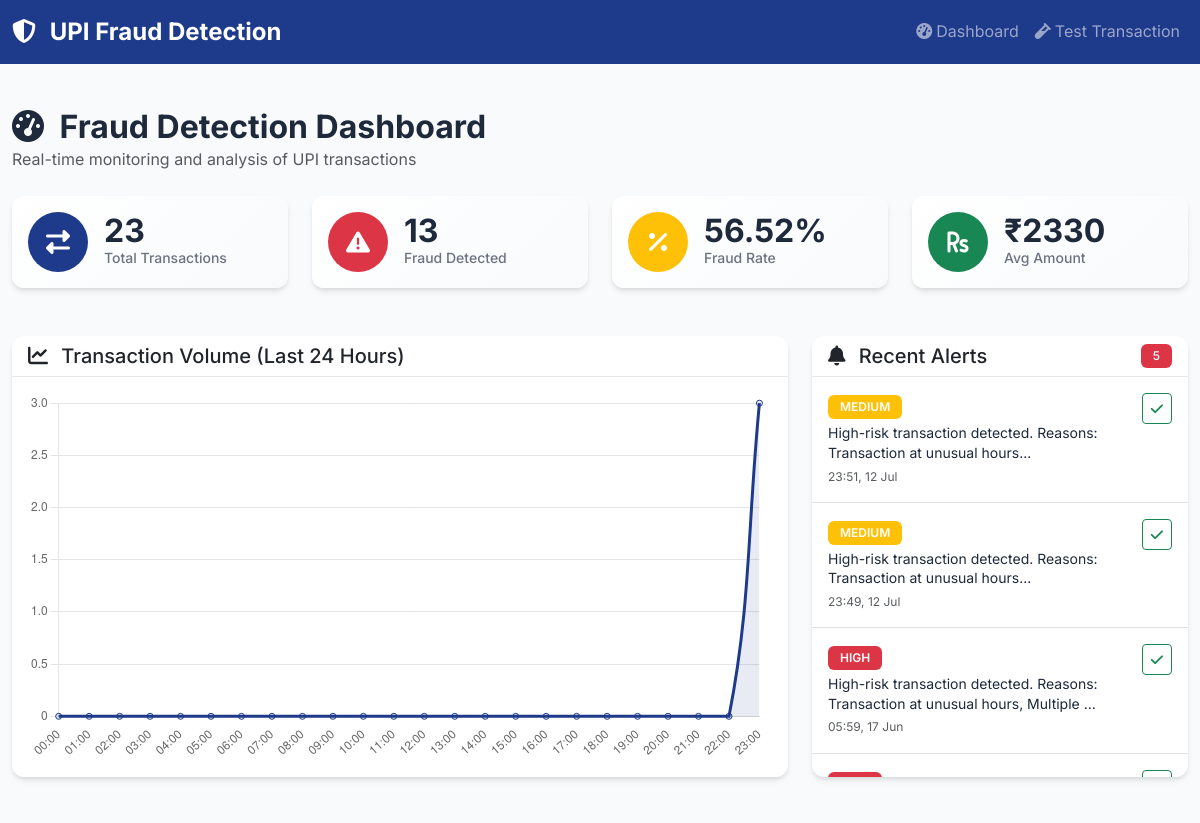
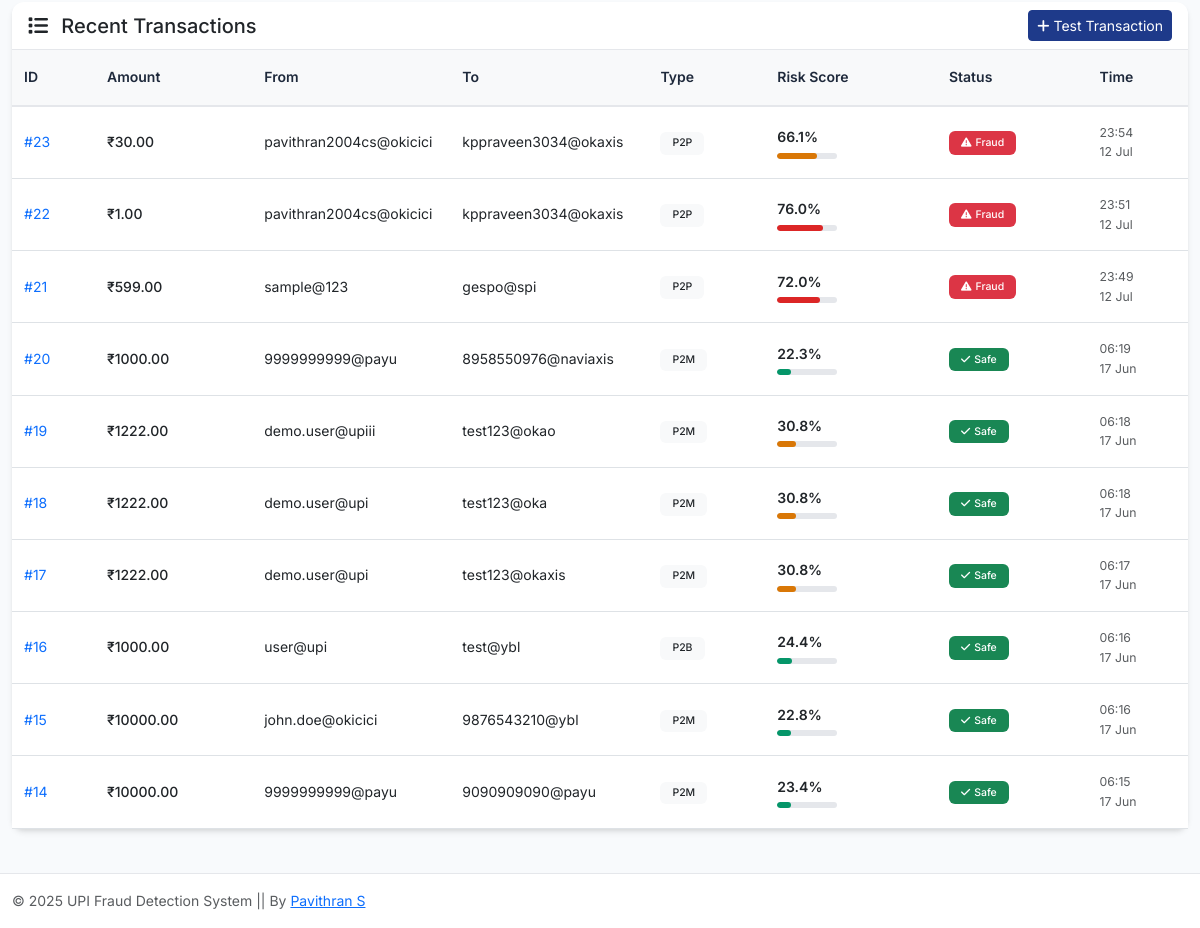
The page / on the database its author committed (2 pictures, top to bottom).
### models.py (models this page shows, shortened)
class FraudAlert(db.Model):
    id = db.Column(db.Integer, primary_key=True)
    transaction_id = db.Column(db.Integer, db.ForeignKey('transaction.id'), nullable=False)
    alert_type = db.Column(db.String(50), nullable=False)
    severity = db.Column(db.String(20), nullable=False)  # HIGH, MEDIUM, LOW
    message = db.Column(db.Text, nullable=False)
    timestamp = db.Column(db.DateTime, default=datetime.utcnow)
    is_resolved = db.Column(db.Boolean, default=False)
    transaction = db.relationship('Transaction', backref=db.backref('alerts', lazy=True))

class Transaction(db.Model):
    id = db.Column(db.Integer, primary_key=True)
    amount = db.Column(db.Float, nullable=False)
    sender_id = db.Column(db.String(50), nullable=False)
    receiver_id = db.Column(db.String(50), nullable=False)
    transaction_type = db.Column(db.String(20), nullable=False)
    timestamp = db.Column(db.DateTime, default=datetime.utcnow)
    is_fraud = db.Column(db.Boolean, default=False)
    risk_score = db.Column(db.Float, default=0.0)
    location = db.Column(db.String(100))
    device_id = db.Column(db.String(100))
    merchant_category = db.Column(db.String(50))

### routes.py (the view)
@app.route('/')
def dashboard():
    recent_transactions = Transaction.query.order_by(desc(Transaction.timestamp)).limit(10).all()
    total_transactions = Transaction.query.count()
    fraud_transactions = Transaction.query.filter_by(is_fraud=True).count()
    fraud_rate = (fraud_transactions / max(total_transactions, 1)) * 100
    recent_alerts = FraudAlert.query.filter_by(is_resolved=False).order_by(desc(FraudAlert.timestamp)).limit(5).all()
    high_risk_transactions = Transaction.query.filter(Transaction.risk_score > 0.8).count()
    avg_amount_result = db.session.query(func.avg(Transaction.amount)).first()
    avg_transaction_amount = avg_amount_result[0] if avg_amount_result[0] else 0
    last_24h = datetime.utcnow() - timedelta(hours=24)
    hourly_transactions = db.session.query(
        func.strftime('%H', Transaction.timestamp).label('hour'),
        func.count(Transaction.id).label('count')
    ).filter(Transaction.timestamp >= last_24h).group_by(
        func.strftime('%H', Transaction.timestamp)
    ).all()
    hours = [f"{i:02d}:00" for i in range(24)]
    transaction_counts = [0] * 24
    for hour_data in hourly_transactions:
        hour_index = int(hour_data.hour)
        transaction_counts[hour_index] = hour_data.count
    stats = {
        'total_transactions': total_transactions,
        'fraud_transactions': fraud_transactions,
        'fraud_rate': round(fraud_rate, 2),
        'high_risk_transactions': high_risk_transactions,
        'avg_transaction_amount': round(avg_transaction_amount, 2)
    }
    chart_data = {
        'hours': hours,
        'transaction_counts': transaction_counts
    }
    return render_template('dashboard.html',
                         stats=stats,
                         recent_transactions=recent_transactions,
                         recent_alerts=recent_alerts,
                         chart_data=chart_data)

### templates/dashboard.html (shortened to what this page needs)
{% extends "base.html" %}
{% block content %}
<div class="dashboard-header mb-4">
    <h1 class="h2 mb-0">
        <i class="fas fa-tachometer-alt me-2"></i>
        Fraud Detection Dashboard
    </h1>
    <p class="text-muted">Real-time monitoring and analysis of UPI transactions</p>
</div>
<div class="row mb-4">
    <div class="col-xl-3 col-md-6 mb-4">
        <div class="card stat-card border-0 h-100">
            <div class="card-body">
                <div class="d-flex align-items-center">
                    <div class="stat-icon bg-primary">
                        <i class="fas fa-exchange-alt"></i>
                    </div>
                    <div class="ms-3">
                        <div class="stat-value">{{ stats.total_transactions }}</div>
                        <div class="stat-label">Total Transactions</div>
                    </div>
                </div>
            </div>
        </div>
    </div>
    <div class="col-xl-3 col-md-6 mb-4">
        <div class="card stat-card border-0 h-100">
            <div class="card-body">
                <div class="d-flex align-items-center">
                    <div class="stat-icon bg-danger">
                        <i class="fas fa-exclamation-triangle"></i>
                    </div>
                    <div class="ms-3">
                        <div class="stat-value">{{ stats.fraud_transactions }}</div>
                        <div class="stat-label">Fraud Detected</div>
                    </div>
                </div>
            </div>
        </div>
    </div>
    <div class="col-xl-3 col-md-6 mb-4">
        <div class="card stat-card border-0 h-100">
            <div class="card-body">
                <div class="d-flex align-items-center">
                    <div class="stat-icon bg-warning">
                        <i class="fas fa-percentage"></i>
                    </div>
                    <div class="ms-3">
                        <div class="stat-value">{{ stats.fraud_rate }}%</div>
                        <div class="stat-label">Fraud Rate</div>
                    </div>
                </div>
            </div>
        </div>
    </div>
    <div class="col-xl-3 col-md-6 mb-4">
        <div class="card stat-card border-0 h-100">
            <div class="card-body">
                <div class="d-flex align-items-center">
                    <div class="stat-icon bg-success">
                        <i class="fas fa-rupee-sign"></i>
                    </div>
                    <div class="ms-3">
                        <div class="stat-value">₹{{ "%.0f"|format(stats.avg_transaction_amount) }}</div>
                        <div class="stat-label">Avg Amount</div>
                    </div>
                </div>
            </div>
        </div>
    </div>
</div>
<div class="row mb-4">
    <div class="col-xl-8 col-lg-7 mb-4">
        <div class="card border-0 h-100">
            <div class="card-header bg-transparent">
                <h5 class="card-title mb-0">
                    <i class="fas fa-chart-line me-2"></i>
                    Transaction Volume (Last 24 Hours)
                </h5>
            </div>
            <div class="card-body">
                <canvas id="transactionChart" height="100"></canvas>
            </div>
        </div>
    </div>
    <div class="col-xl-4 col-lg-5 mb-4">
        <div class="card border-0 h-100">
            <div class="card-header bg-transparent d-flex justify-content-between align-items-center">
                <h5 class="card-title mb-0">
                    <i class="fas fa-bell me-2"></i>
                    Recent Alerts
                </h5>
                <span class="badge bg-danger">{{ recent_alerts|length }}</span>
            </div>
            <div class="card-body p-0">
                {% if recent_alerts %}
                    <div class="alert-list">
                        {% for alert in recent_alerts %}
                        <div class="alert-item p-3 border-bottom">
                            <div class="d-flex justify-content-between align-items-start">
                                <div class="flex-grow-1">
                                    <div class="alert-severity mb-1">
                                        <span class="badge bg-{{ 'danger' if alert.severity == 'HIGH' else 'warning' if alert.severity == 'MEDIUM' else 'info' }}">
                                            {{ alert.severity }}
                                        </span>
                                    </div>
                                    <div class="alert-message small">{{ alert.message[:80] }}...</div>
                                    <div class="alert-time text-muted small">
                                        {{ alert.timestamp.strftime('%H:%M, %d %b') }}
                                    </div>
                                </div>
                                <div class="alert-actions">
                                    <form method="POST" action="{{ url_for('resolve_alert', alert_id=alert.id) }}" style="display: inline;">
                                        <button type="submit" class="btn btn-sm btn-outline-success" title="Mark as resolved">
                                            <i class="fas fa-check"></i>
                                        </button>
                                    </form>
                                </div>
                            </div>
                        </div>
                        {% endfor %}
                    </div>
                {% else %}
                    <div class="text-center py-4">
                        <i class="fas fa-shield-alt text-success fa-3x mb-3"></i>
                        <p class="text-muted">No active alerts</p>
                    </div>
                {% endif %}
            </div>
        </div>
    </div>
</div>
<div class="row">
    <div class="col-12">
        <div class="card border-0">
            <div class="card-header bg-transparent d-flex justify-content-between align-items-center">
                <h5 class="card-title mb-0">
                    <i class="fas fa-list me-2"></i>
                    Recent Transactions
                </h5>
                <a href="{{ url_for('test_transaction') }}" class="btn btn-primary btn-sm">
                    <i class="fas fa-plus me-1"></i>Test Transaction
                </a>
            </div>
            <div class="card-body p-0">
                {% if recent_transactions %}
                    <div class="table-responsive">
                        <table class="table table-hover mb-0">
                            <thead class="table-light">
                                <tr>
                                    <th>ID</th>
                                    <th>Amount</th>
                                    <th>From</th>
                                    <th>To</th>
                                    <th>Type</th>
                                    <th>Risk Score</th>
                                    <th>Status</th>
                                    <th>Time</th>
                                </tr>
                            </thead>
                            <tbody>
                                {% for transaction in recent_transactions %}
                                <tr>
                                    <td>
                                        <a href="{{ url_for('transaction_result', transaction_id=transaction.id) }}" class="text-decoration-none">
                                            #{{ transaction.id }}
                                        </a>
                                    </td>
                                    <td class="fw-medium">₹{{ "%.2f"|format(transaction.amount) }}</td>
                                    <td class="text-truncate" style="max-width: 120px;">{{ transaction.sender_id }}</td>
                                    <td class="text-truncate" style="max-width: 120px;">{{ transaction.receiver_id }}</td>
                                    <td>
                                        <span class="badge bg-light text-dark">{{ transaction.transaction_type }}</span>
                                    </td>
                                    <td>
                                        <div class="risk-score">
                                            <span class="risk-value">{{ "%.1f"|format(transaction.risk_score * 100) }}%</span>
                                            <div class="risk-bar">
                                                <div class="risk-fill"
                                                     style="width: {{ transaction.risk_score * 100 }}%;
                                                            background-color: {% if transaction.risk_score > 0.7 %}#DC2626{% elif transaction.risk_score > 0.3 %}#D97706{% else %}#059669{% endif %};">
                                                </div>
                                            </div>
                                        </div>
                                    </td>
                                    <td>
                                        {% if transaction.is_fraud %}
                                            <span class="badge bg-danger">
                                                <i class="fas fa-exclamation-triangle me-1"></i>Fraud
                                            </span>
                                        {% else %}
                                            <span class="badge bg-success">
                                                <i class="fas fa-check me-1"></i>Safe
                                            </span>
                                        {% endif %}
                                    </td>
                                    <td class="text-muted small">
                                        {{ transaction.timestamp.strftime('%H:%M') }}<br>
                                        {{ transaction.timestamp.strftime('%d %b') }}
                                    </td>
                                </tr>
                                {% endfor %}
                            </tbody>
                        </table>
                    </div>
                {% endif %}
            </div>
        </div>
    </div>
</div>
<script>
// Chart data from Flask
const chartData = {{ chart_data|tojson }};
// Initialize transaction volume chart
const ctx = document.getElementById('transactionChart').getContext('2d');
new Chart(ctx, {
    type: 'line',
    data: {
        labels: chartData.hours,
        datasets: [{
            label: 'Transactions',
            data: chartData.transaction_counts,
            borderColor: '#1E3A8A',
            backgroundColor: 'rgba(30, 58, 138, 0.1)',
            tension: 0.4,
            fill: true
        }]
    },
    options: {
        responsive: true,
        maintainAspectRatio: false,
        plugins: {
            legend: {
                display: false
            }
        },
        scales: {
            y: {
                beginAtZero: true,
                grid: {
                    color: 'rgba(0,0,0,0.1)'
                }
            },
            x: {
                grid: {
                    display: false
                }
            }
        }
    }
});
</script>
{% endblock %}

### templates/base.html (shortened to what this page needs)
<!DOCTYPE html>
<html lang="en">
<head>
    <link href="https://cdn.jsdelivr.net/npm/bootstrap@5.3.0/dist/css/bootstrap.min.css" rel="stylesheet">
    <link rel="stylesheet" href="https://cdnjs.cloudflare.com/ajax/libs/font-awesome/6.4.0/css/all.min.css">
    <link rel="stylesheet" href="{{ url_for('static', filename='css/style.css') }}">
</head>
<body>
    <nav class="navbar navbar-expand-lg navbar-dark bg-primary">
        <div class="container-fluid">
            <a class="navbar-brand fw-bold" href="{{ url_for('dashboard') }}">
                <i class="fas fa-shield-alt me-2"></i>
                UPI Fraud Detection
            </a>
            <div class="collapse navbar-collapse" id="navbarNav">
                <ul class="navbar-nav ms-auto">
                    <li class="nav-item">
                        <a class="nav-link" href="{{ url_for('dashboard') }}">
                            <i class="fas fa-tachometer-alt me-1"></i>Dashboard
                        </a>
                    </li>
                    <li class="nav-item">
                        <a class="nav-link" href="{{ url_for('test_transaction') }}">
                            <i class="fas fa-vial me-1"></i>Test Transaction
                        </a>
                    </li>
                </ul>
            </div>
        </div>
    </nav>
    <main class="main-content">
        <div class="container-fluid py-4">
            {% block content %}{% endblock %}
        </div>
    </main>
    <footer class="footer mt-auto py-3">
        <div class="container-fluid">
            <div class="row">
                <div class="col-md-6">
                    <span class="text-muted">&copy; 2025 UPI Fraud Detection System || By <a href="https://pavis.vercel.app">Pavithran S</a></span>
                </div>
            </div>
        </div>
    </footer>
</body>
</html>

### rows shown on the page
FraudAlert: severity "MEDIUM", message "High-risk transaction detected. Reasons: Transaction at unusual hours", timestamp "23:51, 12 Jul"
FraudAlert: severity "MEDIUM", message "High-risk transaction detected. Reasons: Transaction at unusual hours", timestamp "23:49, 12 Jul"
FraudAlert: severity "HIGH", message "High-risk transaction detected. Reasons: Transaction at unusual hours, Multiple", timestamp "05:59, 17 Jun"
Transaction: amount "30.00", transaction.risk_score*100 "66.1", is_fraud True (drawn)
Transaction: amount "1.00", transaction.risk_score*100 "76.0", is_fraud True (drawn)
Transaction: amount "599.00", transaction.risk_score*100 "72.0", is_fraud True (drawn)
Transaction: amount "1000.00", transaction.risk_score*100 "22.3", is_fraud False (drawn)
Transaction: amount "1222.00", transaction.risk_score*100 "30.8", is_fraud False (drawn)
Transaction: amount "1222.00", transaction.risk_score*100 "30.8", is_fraud False (drawn)
Transaction: amount "1222.00", transaction.risk_score*100 "30.8", is_fraud False (drawn)
Transaction: amount "1000.00", transaction.risk_score*100 "24.4", is_fraud False (drawn)
Transaction: amount "10000.00", transaction.risk_score*100 "22.8", is_fraud False (drawn)
Transaction: amount "10000.00", transaction.risk_score*100 "23.4", is_fraud False (drawn)

### other values the page prints
{{ stats.total_transactions }} "23"
{{ stats.fraud_transactions }} "13"
{{ stats.fraud_rate }} "56.52"
{{ "%.0f"|format(stats.avg_transaction_amount) }} "2330"
{{ recent_alerts|length }} "5"
